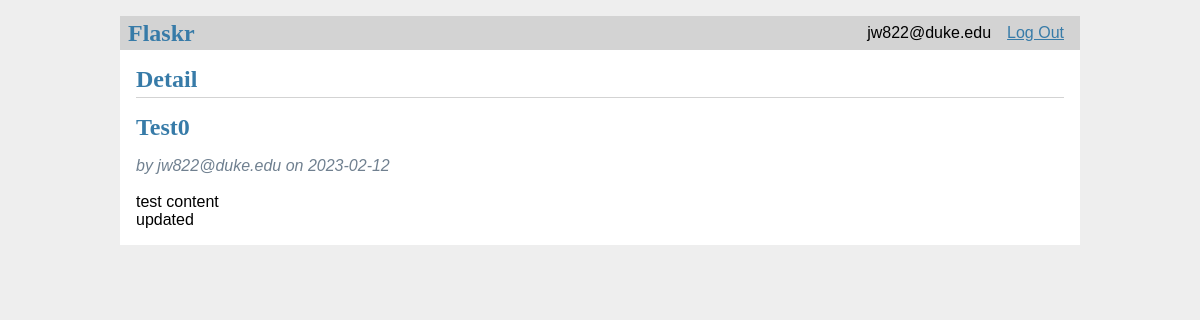
The app's page /1/detail (signed in) with its own data.
### tables this page shows
CREATE TABLE user (
  id INTEGER PRIMARY KEY AUTOINCREMENT,
  username TEXT UNIQUE NOT NULL,
  password TEXT NOT NULL
);

CREATE TABLE post (
  id INTEGER PRIMARY KEY AUTOINCREMENT,
  author_id INTEGER NOT NULL,
  created TIMESTAMP NOT NULL DEFAULT CURRENT_TIMESTAMP,
  title TEXT NOT NULL,
  body TEXT NOT NULL,
  FOREIGN KEY (author_id) REFERENCES user (id)
);

### flaskr/blog.py (the view)
@bp.route('/<int:id>/detail', methods=('GET', 'POST'))
def detail(id):
    post = get_post(id)
    return render_template('blog/detail.html',post=post)

### flaskr/auth.py (called while the page is built)
@bp.before_app_request
def load_logged_in_user():
    user_id = session.get('user_id')
    if user_id is None:
        g.user = None
    else:
        g.user = get_db().execute(
            'SELECT * FROM user WHERE id = ?', (user_id,)
        ).fetchone()

### flaskr/blog.py (called while the page is built)
def get_post(id, check_author=True):
    post = get_db().execute(
        'SELECT p.id, title, body, created, author_id, username'
        ' FROM post p JOIN user u ON p.author_id = u.id'
        ' WHERE p.id = ?',
        (id,)
    ).fetchone()
    if post is None:
        abort(404, f"Post id {id} doesn't exist.")
    if check_author and post['author_id'] != g.user['id']:
        abort(403)
    return post

### flaskr/db.py (called while the page is built)
def get_db():
    if 'db' not in g:
        g.db = sqlite3.connect(#jw822,OCP violated, Suppose I'm going to use another type of database like Mysql, I need to write 'if else' statement. So, a better practice is to define an DatabaseConnectionInterface.
            current_app.config['DATABASE'],
            detect_types=sqlite3.PARSE_DECLTYPES
        )
        g.db.row_factory = sqlite3.Row
    return g.db

### flaskr/templates/blog/detail.html (shortened to what this page needs)
{% extends 'base.html' %}
{% block header %}
<h1>Detail</h1>
{% endblock %}
{% block content %}
    <div class="post">
      <h1>{{ post.title }}</h1>
      <div class="about">by {{ post['username'] }} on {{ post['created'].strftime('%Y-%m-%d') }}</div>
        <div class="body">
            {{ post.body }}
        </div>
    </div>
{% endblock %}

### flaskr/templates/base.html (shortened to what this page needs)
<!doctype html>
<link rel="stylesheet" href="{{ url_for('static', filename='style.css') }}">
<nav>
  <h1>Flaskr</h1>
  <ul>
    {% if g.user %}
      <li><span>{{ g.user['username'] }}</span>
      <li><a href="{{ url_for('auth.logout') }}">Log Out</a>
    {% else %}
      <li><a href="{{ url_for('auth.register') }}">Register</a>
      <li><a href="{{ url_for('auth.login') }}">Log In</a>
    {% endif %}
  </ul>
</nav>
<section class="content">
  <header>
    {% block header %}{% endblock %}
  </header>
  {% block content %}{% endblock %}
</section>

### flaskr/static/style.css (style rules this page uses)
h1 { font-family: serif; color: #377ba8; margin: 1rem 0; }
a { color: #377ba8; }
nav { background: lightgray; display: flex; align-items: center; padding: 0 0.5rem; }
nav h1 { flex: auto; margin: 0; }
nav ul { display: flex; list-style: none; margin: 0; padding: 0; }
nav ul li a, nav ul li span, header .action { display: block; padding: 0.5rem; }
.content { padding: 0 1rem 1rem; }
.content > header { border-bottom: 1px solid lightgray; display: flex; align-items: flex-end; }
.content > header h1 { flex: auto; margin: 1rem 0 0.25rem 0; }
.post .about { color: slategray; font-style: italic; }
.post .body { white-space: pre-line; }
.content:last-child { margin-bottom: 0; }

### records on screen
user: user.username "jw822@duke.edu", username "jw822@duke.edu"
post: title "Test0", created "2023-02-12", body "test content updated"
